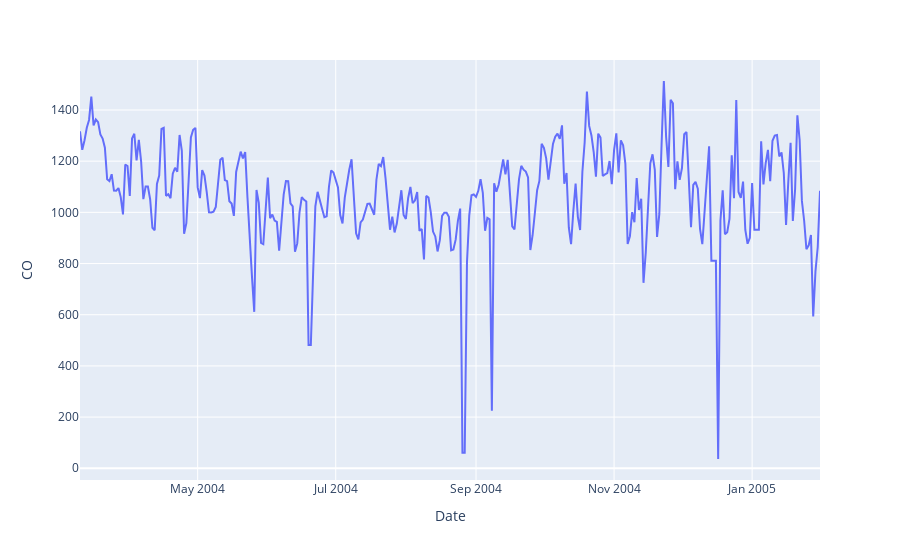

The cell this chart's notebook holds for it:
### Markdown cell above
##### Carbon Monoxide (CO)

### Code cell
px.line(data_frame=df_basic_clean, y='CO')

### Figure 1 — Plotly figure (JSON) as saved in the notebook; plotly's stock layout.template omitted (floating-point values rounded to 4 significant figures; data arrays with more than 128 entries replaced by an {"elided": "..."} marker saying what was removed)
{"data": [{"hovertemplate": "Date=%{x}<br>CO=%{y}<extra></extra>", "legendgroup": "", "line": {"color": "#636efa", "dash": "solid"}, "mode": "lines", "name": "", "orientation": "v", "showlegend": false, "type": "scatter", "x": {"elided": "328 str values"}, "xaxis": "x", "y": {"elided": "328 float values"}, "yaxis": "y"}], "layout": {"legend": {"tracegroupgap": 0}, "margin": {"t": 60}, "xaxis": {"anchor": "y", "domain": [0, 1], "title": {"text": "Date"}}, "yaxis": {"anchor": "x", "domain": [0, 1], "title": {"text": "CO"}}}}
